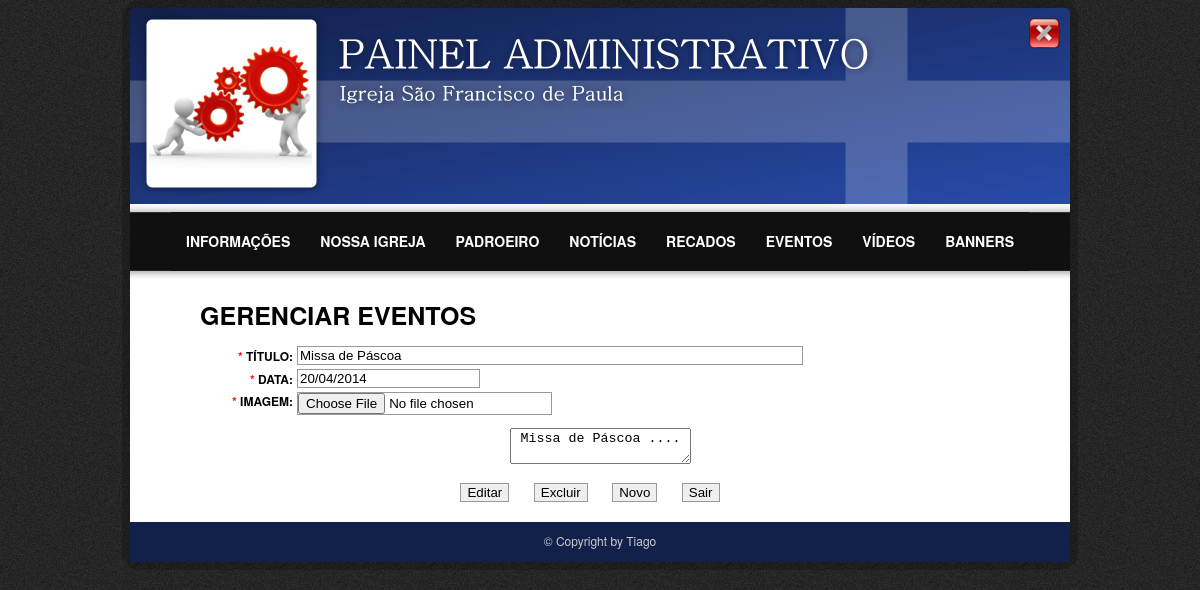
Screenshot of /Site/admin/eventos_cad.php?param=2 (signed in) with the database file from the repository.
### tables this page shows
CREATE TABLE IF NOT EXISTS `eventos` (
  `eve_id` int(11) NOT NULL AUTO_INCREMENT,
  `eve_titulo` varchar(80) NOT NULL,
  `eve_descricao` longtext NOT NULL,
  `eve_foto` varchar(20) DEFAULT NULL,
  `eve_data` date NOT NULL,
  PRIMARY KEY (`eve_id`)
);

### Site/admin/eventos_cad.php (the view, shortened to what this page needs)
<?php
	require_once("conexao.php");
	$titulo = "";
	$descricao = "";
	$data = "";
	if(isset($_GET['param'])){
		$param = (int)$_GET['param'];
		$SQL = "SELECT * FROM eventos WHERE eve_id=".$param;
		$execute_query = mysql_query($SQL, $conn);
		if($query = @mysql_fetch_array($execute_query)){
			$titulo = $query['eve_titulo'];
			$descricao = $query['eve_descricao'];
			$D = explode("-",$query['eve_data']);
			$data = $D[2]."/".$D[1]."/".$D[0];
		}
	}
?>
<!DOCTYPE html>
<html lang="en">
	<head>
		<link rel="stylesheet" type="text/css" href="css/style.css">
	</head>
	<body>
		<div id="container">
			<?php require_once("menu.php"); ?>
			<div id="content">
				<div id="pagina">
					GERENCIAR EVENTOS<br />
				</div>
				<br clear="all" />
				<form method="post" action="eventos_cad.php" enctype="multipart/form-data">
					<table>
						<tr>
							<td class="coluna1"><label>*</label> TÍTULO: </td>
							<td class="coluna2"><input type="text" name="txtTitulo" value="<?=$titulo?>" style="width: 500px;"/></td>
						</tr>
						<tr>
							<td class="coluna1"><label>*</label> DATA: </td>
							<td class="coluna2"><input type="text" id="txtData" name="txtData" value="<?=$data?>"/></td>
						</tr>
						<tr>
							<td class="coluna1" style="vertical-align: top;	"><label>*</label> IMAGEM: </td>
							<td class="coluna2">
								<input type="file" name="txtFoto" value=""/> <br />
							</td>
						</tr>
					</table>
					<div id="editor">
						<textarea class="ckeditor" name="txtDescricao"> <?=$descricao?> </textarea>
					</div>
					<div>
						<?php if(isset($param)){ ?>
						<input type="submit" name="Botao" value="Editar" class="button"/>
						<input type="submit" name="Botao" value="Excluir" class="button"/>
						<input type="submit" name="Botao" value="Novo" class="button"/>
						<?php } else{?>
						<input type="submit" name="Botao" value="Cadastrar" class="button"/>
						<?php } ?>
						<input type="submit" name="Botao" value="Sair" class="button"/>
					</div>
				</form>
			</div>
			<footer>
				<div id="desenvolvido">
					&copy; Copyright  by Tiago
				</div>
			</footer>
		</div>
	</body>
</html>

### Site/admin/css/style.css (style rules this page uses)
body { background-image: url('img/fundo.png'); font-family: HelveticaNeue, "Helvetica Neue", Arial, Helvetica, sans-serif; }
#container { width:940px; height:auto; margin: 0 auto; padding: 0px; background-color: #FFFFFF; box-shadow: 0px 0px 0px 8px rgba(0,0,0,0.2); border-radius: 10px; -moz-border-radius: 10px; -webkit-border-radius: 10px; }
#container #content { width: 100%; padding: 0; text-align: center; }
#container #content table { width: 800px; margin: 0 auto; font-size: 12px; font-weight: bold; }
#container #content .coluna1 { text-align:right; width:90px; }
#container #content .coluna2 { text-align:left; }
#container #content label { color: red; }
#container #content input { border: 1px solid #999999; }
#container #content .button { margin-right: 20px; }
#container #content #editor { width: 800px; position:relative; margin: 0 auto; margin-top: 10px; margin-bottom: 10px; }
#container footer { height: 30px; background-color: #12214C; margin-top: 20px; text-align:center; padding-top:10px; color:#CCCCCC; font-size:12px; }
#pagina { width:100%; float:left; margin-left: 70px; margin-top:10px; margin-bottom:10px; text-align: left; font-size: 25px; font-weight: bold; }

### rows the page displays
eventos: txtTitulo "Missa de Páscoa", txtData "20/04/2014", txtDescricao "Missa de Páscoa ...."
